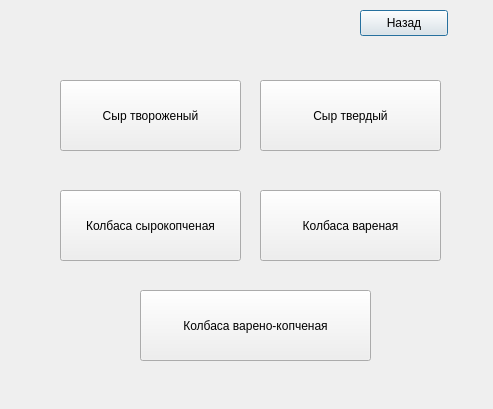
<?xml version="1.0" encoding="UTF-8"?>
<ui version="4.0">
 <class>cheese</class>
 <widget class="QDialog" name="cheese">
  <property name="geometry">
   <rect>
    <x>0</x>
    <y>0</y>
    <width>493</width>
    <height>409</height>
   </rect>
  </property>
  <property name="windowTitle">
   <string>Сыр и колбаса</string>
  </property>
  <widget class="QPushButton" name="pushButton">
   <property name="geometry">
    <rect>
     <x>360</x>
     <y>10</y>
     <width>88</width>
     <height>26</height>
    </rect>
   </property>
   <property name="text">
    <string>Назад</string>
   </property>
  </widget>
  <widget class="QPushButton" name="pushButton_2">
   <property name="geometry">
    <rect>
     <x>60</x>
     <y>80</y>
     <width>181</width>
     <height>71</height>
    </rect>
   </property>
   <property name="text">
    <string>Сыр твороженый</string>
   </property>
  </widget>
  <widget class="QPushButton" name="pushButton_3">
   <property name="geometry">
    <rect>
     <x>260</x>
     <y>80</y>
     <width>181</width>
     <height>71</height>
    </rect>
   </property>
   <property name="text">
    <string>Сыр твердый</string>
   </property>
  </widget>
  <widget class="QPushButton" name="pushButton_4">
   <property name="geometry">
    <rect>
     <x>260</x>
     <y>190</y>
     <width>181</width>
     <height>71</height>
    </rect>
   </property>
   <property name="text">
    <string>Колбаса вареная</string>
   </property>
  </widget>
  <widget class="QPushButton" name="pushButton_5">
   <property name="geometry">
    <rect>
     <x>140</x>
     <y>290</y>
     <width>231</width>
     <height>71</height>
    </rect>
   </property>
   <property name="text">
    <string>Колбаса варено-копченая</string>
   </property>
  </widget>
  <widget class="QPushButton" name="pushButton_6">
   <property name="geometry">
    <rect>
     <x>60</x>
     <y>190</y>
     <width>181</width>
     <height>71</height>
    </rect>
   </property>
   <property name="text">
    <string>Колбаса сырокопченая</string>
   </property>
  </widget>
 </widget>
 <resources/>
 <connections/>
</ui>
